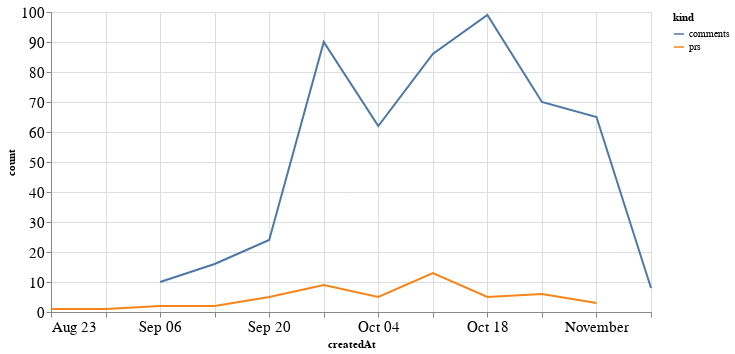

Notebook code cell kept with this figure:
### Code cell
alt.Chart(total_time, width=600).mark_line().encode(
    x='createdAt',
    y='count',
    color='kind'
)

### Figure 1 — Vega-Lite specification as saved in the notebook (floating-point values rounded to 4 significant figures)
{"config": {"axisLeft": {"labelFontSize": 15}, "axisBottom": {"labelFontSize": 15}}, "data": {"name": "data-8cee750a93870db09a4e7023b5cbb2f0"}, "mark": "line", "encoding": {"color": {"type": "nominal", "field": "kind"}, "x": {"type": "temporal", "field": "createdAt"}, "y": {"type": "quantitative", "field": "count"}}, "width": 600, "$schema": "https://vega.github.io/schema/vega-lite/v4.8.1.json", "datasets": {"data-8cee750a93870db09a4e7023b5cbb2f0": [{"createdAt": "2020-08-23T00:00:00", "kind": "prs", "count": 1.0}, {"createdAt": "2020-08-30T00:00:00", "kind": "prs", "count": 1.0}, {"createdAt": "2020-09-06T00:00:00", "kind": "prs", "count": 2.0}, {"createdAt": "2020-09-13T00:00:00", "kind": "prs", "count": 2.0}, {"createdAt": "2020-09-20T00:00:00", "kind": "prs", "count": 5.0}, {"createdAt": "2020-09-27T00:00:00", "kind": "prs", "count": 9.0}, {"createdAt": "2020-10-04T00:00:00", "kind": "prs", "count": 5.0}, {"createdAt": "2020-10-11T00:00:00", "kind": "prs", "count": 13.0}, {"createdAt": "2020-10-18T00:00:00", "kind": "prs", "count": 5.0}, {"createdAt": "2020-10-25T00:00:00", "kind": "prs", "count": 6.0}, {"createdAt": "2020-11-01T00:00:00", "kind": "prs", "count": 3.0}, {"createdAt": "2020-11-08T00:00:00", "kind": "prs", "count": null}, {"createdAt": "2020-08-23T00:00:00", "kind": "comments", "count": null}, {"createdAt": "2020-08-30T00:00:00", "kind": "comments", "count": null}, {"createdAt": "2020-09-06T00:00:00", "kind": "comments", "count": 10.0}, {"createdAt": "2020-09-13T00:00:00", "kind": "comments", "count": 16.0}, {"createdAt": "2020-09-20T00:00:00", "kind": "comments", "count": 24.0}, {"createdAt": "2020-09-27T00:00:00", "kind": "comments", "count": 90.0}, {"createdAt": "2020-10-04T00:00:00", "kind": "comments", "count": 62.0}, {"createdAt": "2020-10-11T00:00:00", "kind": "comments", "count": 86.0}, {"createdAt": "2020-10-18T00:00:00", "kind": "comments", "count": 99.0}, {"createdAt": "2020-10-25T00:00:00", "kind": "comments", "count": 70.0}, {"createdAt": "2020-11-01T00:00:00", "kind": "comments", "count": 65.0}, {"createdAt": "2020-11-08T00:00:00", "kind": "comments", "count": 8.0}]}}
